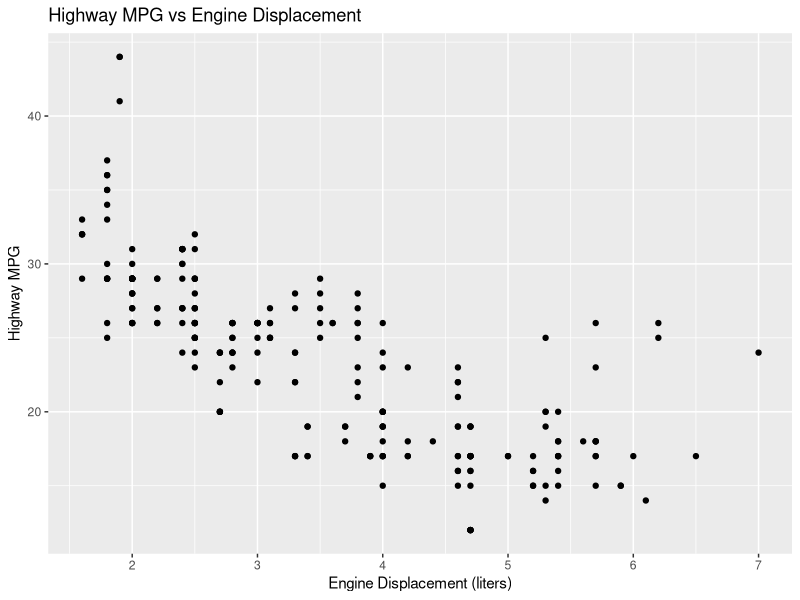
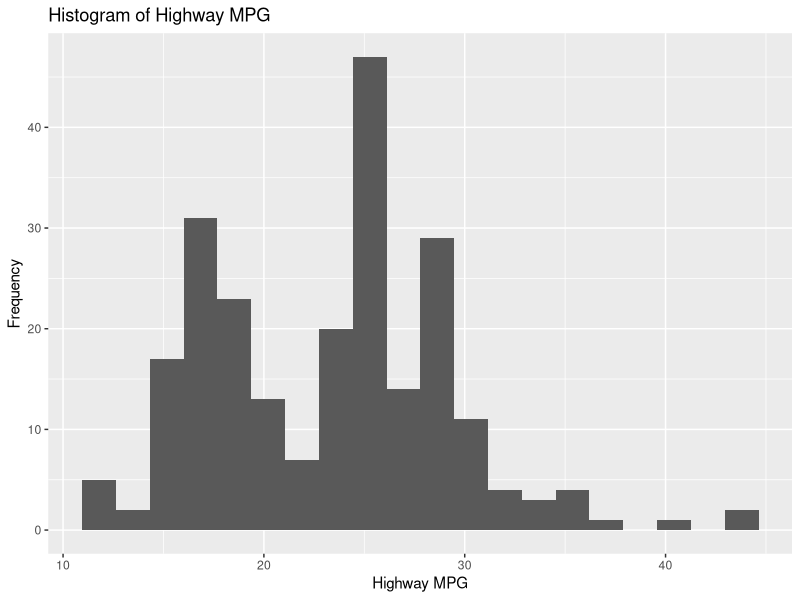
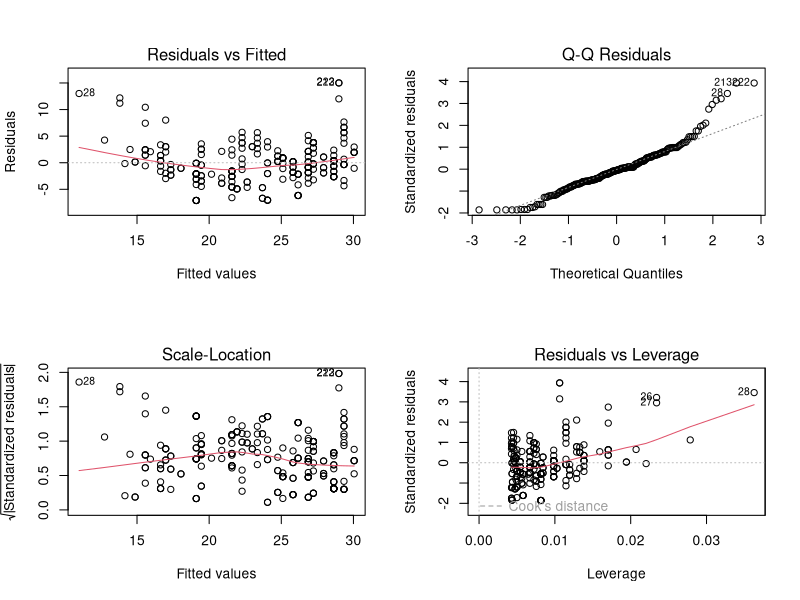

These figures' R source, in order:
## ---- chunk 1
library(tidyverse)
library(ggplot2)
library(knitr)
knitr::opts_chunk$set(fig.width = 6, fig.height = 4, echo = TRUE)
## ---- chunk 2
data(mpg)
## ---- chunk 3
class(mpg)
## ---- chunk 4
head(mpg)
## ---- chunk 5
ggplot(mpg, aes(x = displ, y = hwy)) +
geom_point() +
labs(
title = "Highway MPG vs Engine Displacement",
x = "Engine Displacement (liters)",
y = "Highway MPG"
)
## ---- chunk 6
ggplot(mpg, aes(x = hwy)) +
geom_histogram(bins = 20) +
labs(
title = "Histogram of Highway MPG",
x = "Highway MPG",
y = "Frequency"
)
## ---- chunk 7
mpg_lm <- lm(hwy ~ displ, data = mpg)
summary(mpg_lm)
## ---- chunk 8
par(mfrow = c(2, 2))
plot(mpg_lm)
par(mfrow = c(1, 1))
## ---- chunk 9
mpg_lm_log <- lm(hwy ~ log(displ), data = mpg)
summary(mpg_lm_log)
